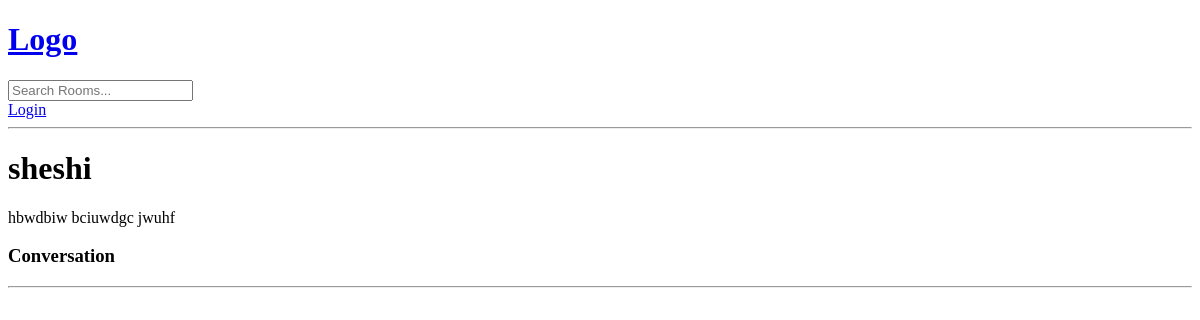
The page /room/6/ on the database as committed earlier.
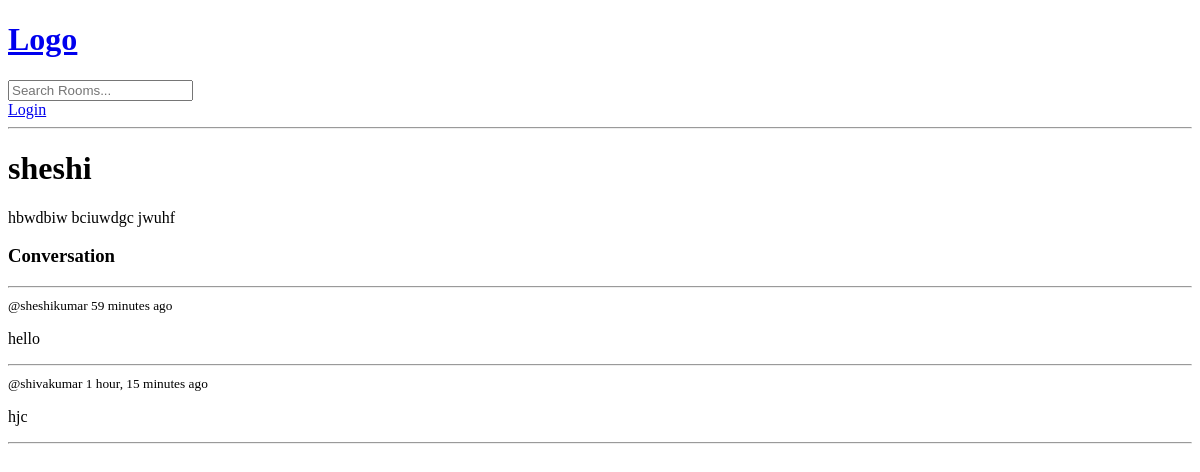
The same page on the database as committed later.
### base/models.py (models this page shows, shortened)
class Message(models.Model):
    user=models.ForeignKey(User,on_delete=models.CASCADE)
    room=models.ForeignKey(Room,on_delete=models.CASCADE)
    body = models.TextField(null=True, blank=True)
    updated=models.DateTimeField(auto_now=True)
    created=models.DateTimeField(auto_now_add=True)

### base/views.py (the view, shortened to what this page needs)
# urls.py: path('room/<str:pk>/',views.room,name="room"),
def room(request, pk):
    room=Room.objects.get(id=pk)
    room_messages=room.message_set.all().order_by('-created')
    context={'room': room,'room_messages': room_messages}
    return render(request,'base/room.html',context)

### base/templates/base/room.html (shortened to what this page needs)
{% extends 'main.html' %}
{% block content %}
    <h1>{{room.name}}</h1>
    <p>{{room.description}}</p>
    <div class="commit-wrapper">
        <h3>Conversation</h3>
        <hr>
        {% for message in room_messages %}
           <div>
            <small>@{{message.user}}  {{message.created|timesince}} ago</small>
            <p>{{message.body}}</p>
            <hr>
           </div>
        {% endfor %}
    </div>
{% endblock %}

Rows that differ between the two databases and show on the page:
added Message: user "sheshikumar", created "59 minutes", body "hello"
added Message: user "shivakumar", created "1 hour, 15 minutes", body "hjc"
